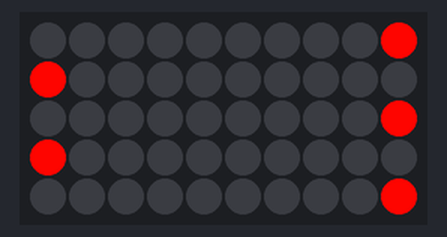
Bench run of a sketch on a simulated Arduino Uno, built with avr-gcc and run on an emulated ATmega328P. On the bench: 10×5 RGB LED matrix (first LED top left, wired row by row). Dim RGB values are drawn brighter than linear.

Above: at 0.05 s.
At 4.75 s:
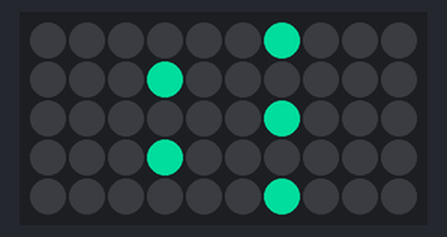
At 9.89 s:
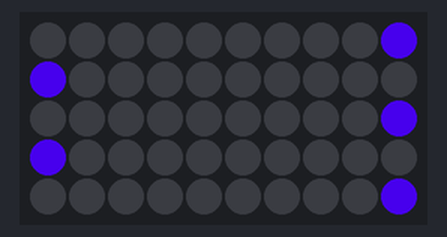
At 19.94 s:
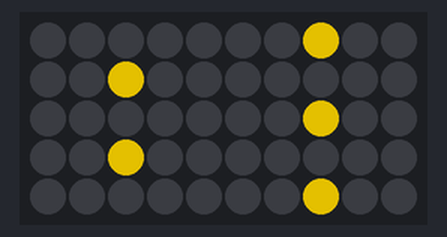
At 29.88 s:
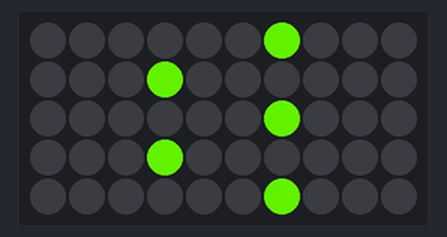
At 39.93 s:
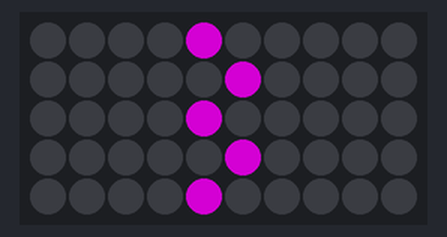

The sketch:

fastled_matrix.ino
```cpp
#include "FastLED.h"

#define NUM_LEDS 50
#define ROWS 5
#define COLUMNS 10

#define DATA_PIN 2

CRGB leds[NUM_LEDS];
int indexes[NUM_LEDS];

int hue, sat, val;

void setup()
{
  FastLED.addLeds<WS2811, DATA_PIN, RGB>(leds, NUM_LEDS);
  sat = 255;
  val = 100;

  for (int i = 0; i < ROWS; i++)
  {
    for (int j = 0; j < COLUMNS; j++)
    {
      if (i % 2)
      {
        indexes[(ROWS * COLUMNS) - (ROWS * (j + 1)) + i] = COLUMNS - (j + 1) + COLUMNS * i;
      }
      else
        indexes[j * ROWS + i] = COLUMNS - (j + 1) + COLUMNS * i;
    }
  }
}

void loop()
{

  for (int i = 0; i < NUM_LEDS; i+=5)
  {
    // Generate random hue
    hue += 2;

    for (int j = 0; j < ROWS; j++)
    {
      if (i+j < NUM_LEDS)
        leds[indexes[i+j]] = CHSV(hue + i * 20, 255, 255);
    }

    FastLED.show();

    delay(100);

    for (int j = 0; j < ROWS; j++)
    {
      if (i+j < NUM_LEDS)
        leds[indexes[i+j]] = CRGB(0, 0, 0);
    }

    FastLED.show();

    delay(5);

  }
}
```
